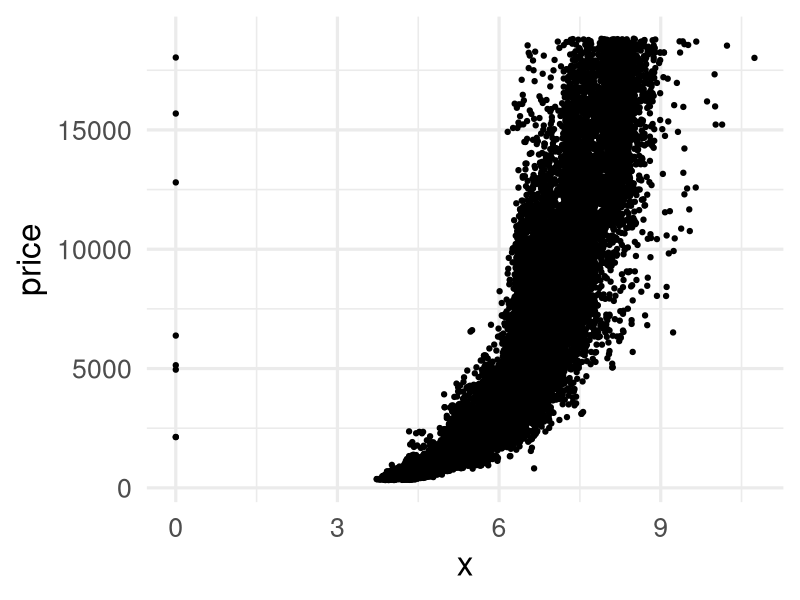
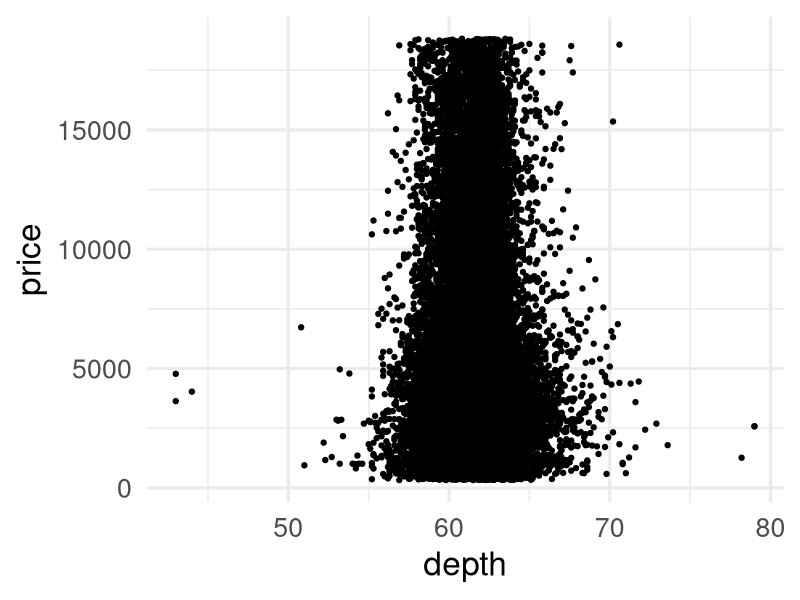
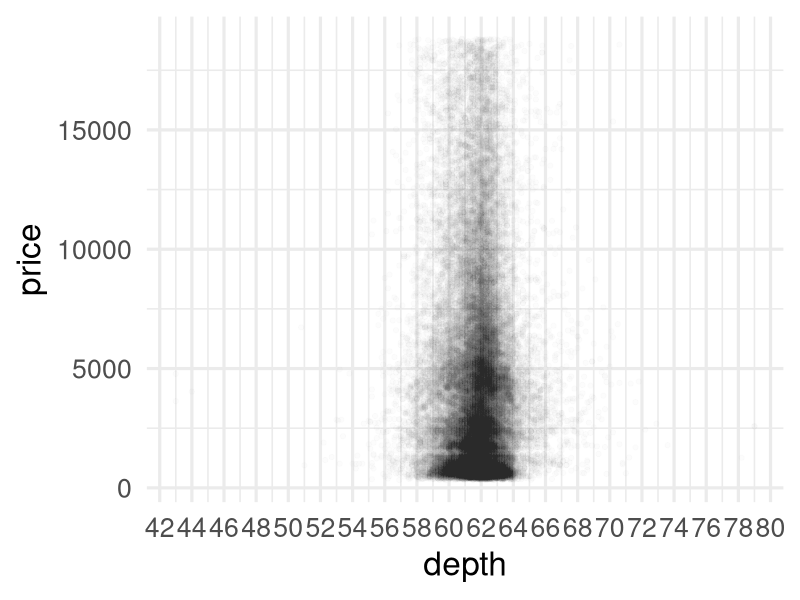
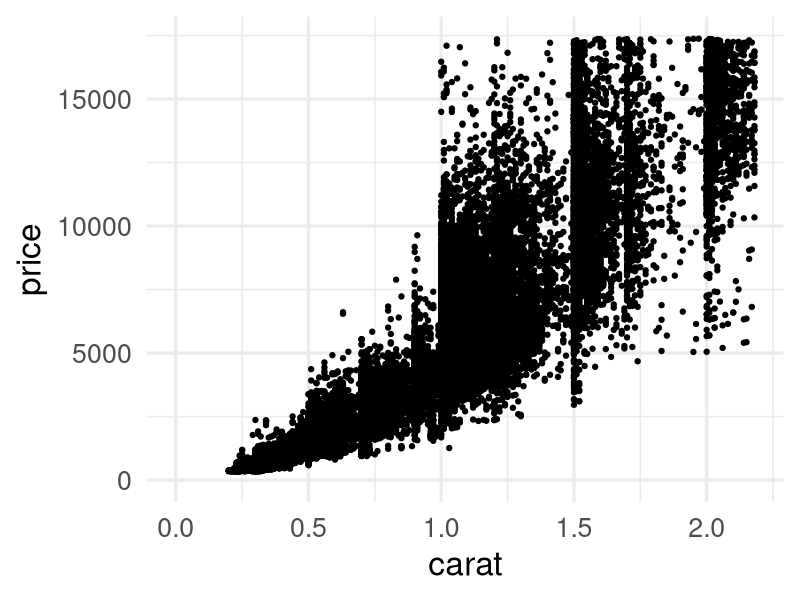
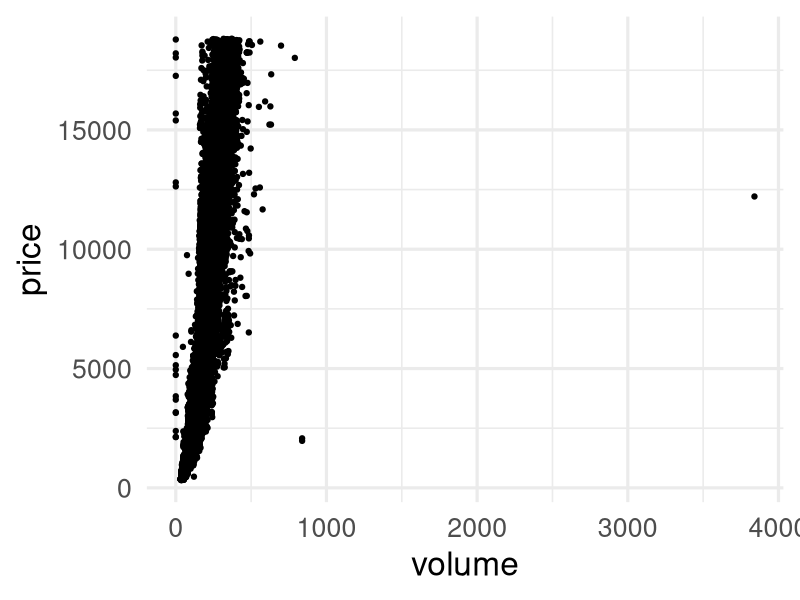
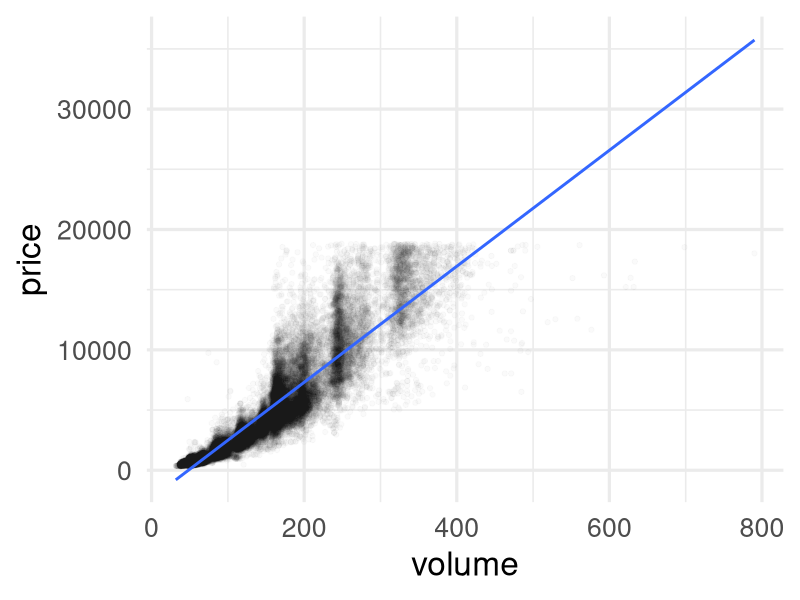
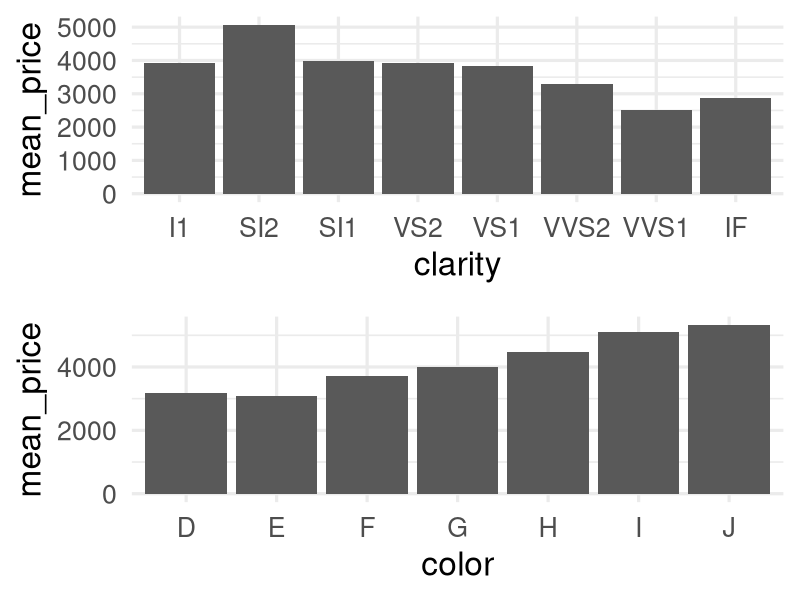

Recreate these plots in R, in order. (Note: this script raises an error after producing the figures.)
## ---- chunk 1
library(ggplot2) #must load the ggplot package first 
library(ggthemes) 
theme_set(theme_minimal(24)) 
data(diamonds) #loads the diamonds data set since it comes with the ggplot package 

summary(diamonds)
?diamonds
## ---- chunk 2

ggplot(aes(x = x, y = price), 
       data = diamonds) + 
  geom_point()
## ---- chunk 3
with(diamonds, cor.test(price, x))

with(diamonds, cor.test(price, y))

with(diamonds, cor.test(price, z))

## ---- chunk 4
ggplot(aes(x = depth, y = price), 
       data = diamonds) + 
  geom_point()

## ---- chunk 5
ggplot(data = diamonds, aes(x = depth, y = price)) + 
  geom_point(alpha = 1/100) +
  scale_x_continuous(breaks = seq(0, 80, 2))

## ---- chunk 6
with(diamonds, cor.test(price, depth))
## ---- chunk 7
ggplot(aes(x = carat, y = price), 
       data = diamonds) + 
  geom_point() +  
  xlim(0, quantile(diamonds$carat, 0.99)) +
  ylim(0, quantile(diamonds$price, 0.99)) 

## ---- chunk 8

diamonds$volume <- with(diamonds, (x * y * z))

ggplot(aes(x = volume, y = price), 
       data = diamonds) + 
  geom_point() 
## ---- chunk 9
diamonds_subset <- subset(diamonds, volume > 0 & volume <= 800)

with(diamonds_subset, cor.test(volume, price))

## ---- chunk 10

ggplot(aes(x = volume, y = price), 
       data = diamonds_subset) + 
  geom_point(alpha = 1/50) +
  stat_smooth(method = "lm")
  geom_smooth()
## ---- chunk 11

library(dplyr)
diamondsByClarity <- diamonds %>%
  group_by(clarity) %>%
  summarise(mean_price = mean(price),
            median_price = median(as.numeric(price)),
            min_price = min(price),
            max_price = max(price),
            n = n()) %>%
  arrange(clarity) 

## ---- chunk 12
data(diamonds)
library(dplyr)

diamonds_by_clarity <- group_by(diamonds, clarity)
diamonds_mp_by_clarity <- summarise(diamonds_by_clarity, mean_price = mean(price))

diamonds_by_color <- group_by(diamonds, color)
diamonds_mp_by_color <- summarise(diamonds_by_color, mean_price = mean(price))
## ---- chunk 13
library(gridExtra)

p1 <- ggplot(aes(x = clarity, y = mean_price), 
             data = diamonds_mp_by_clarity) +
  geom_bar(stat = 'identity')

p2 <- ggplot(aes(x = color, y = mean_price), 
             data = diamonds_mp_by_color) +
  geom_bar(stat = 'identity')

grid.arrange(p1, p2, ncol = 1)
## ---- chunk 14
install.packages('tidyr', dependencies = TRUE)
library(tidyr)

cell_data <- read.csv('cell_phone_per_100.csv', header = T, row.names = NULL , check.names = F)


us_data <- subset(cell_data_t, Country == 'United_States')

summary(cell_data$'2011')

cell_data_t <- as.data.frame(t(cell_data[,-1]))
# first remember the names
n <- cell_data$Country

# transpose all but the first column (name)
colnames(cell_data_t) <- n
cell_data_t$myfactor <- factor(row.names(cell_data_t))

cell_data_t1 <- gather(cell_data_t, 'Country', 'cell_phones', 2:ncol(cell_data_t))
summary(cell_data_t$'United_States')

ggplot(aes(x = cell_data$'2011', y = cell_data$'2010'), 
       data = cell_data) + 
  geom_point()

ggplot(aes(x = cell_data_t$United_States, y = cell_data_t$China), 
       data = cell_data_t) + 
  geom_point()

ggplot(aes(x = cell_data_t$United_States, y = cell_data_t$Japan), 
       data = cell_data_t) + 
  geom_point()
